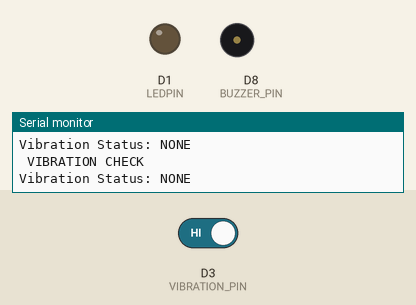
The sketch below on a simulated ESP8266 (NodeMCU). On the bench: output pins drawn as LEDs (lit = HIGH), buzzer (waves = sounding, pin HIGH), the last lines printed to the serial monitor. The test bench sets the inputs (shaded band); at power-on: D3 (VIBRATION_PIN) HIGH.

Above: at 1.8 s.
1.9 s: D3 (VIBRATION_PIN) driven LOW
At 2.3 s:
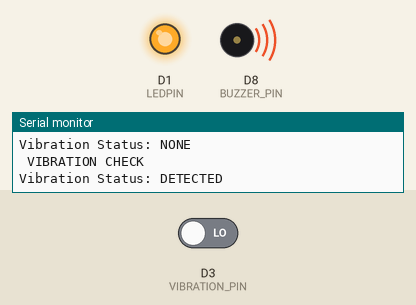
3.5 s: D3 (VIBRATION_PIN) driven HIGH
At 4.7 s:
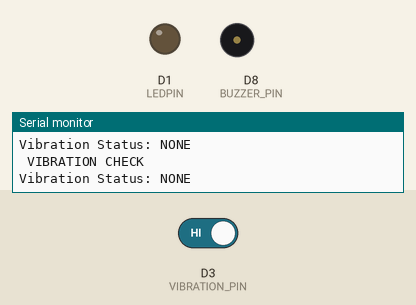
Timing chart, 0 to 6.5 s (numbered marks = the images above; inputs shaded):
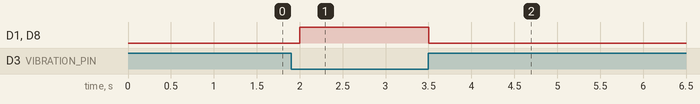

Measured:
- after the input at 1.9 s, D1 (LEDPIN), D8 (BUZZER_PIN): LOW → HIGH after 0.10 s
- after the input at 3.5 s, D1 (LEDPIN), D8 (BUZZER_PIN): HIGH → LOW at once

The sketch:

VibrationSensor.ino
```cpp
#include <DHT.h>

// Pin definitions
#define VIBRATION_PIN D3     // SW-420 digital output
#define LEDPIN D1            // LED
#define BUZZER_PIN D8        // Buzzer (optional)
#define DHTPIN D2
#define DHTTYPE DHT22

DHT dht(DHTPIN, DHTTYPE);  // Optional: still initialize in case of future use

void setup() {
  Serial.begin(115200);
  dht.begin();  // Optional init

  pinMode(VIBRATION_PIN, INPUT);
  pinMode(LEDPIN, OUTPUT);
  pinMode(BUZZER_PIN, OUTPUT);
}

void loop() {
  int vibrationState = digitalRead(VIBRATION_PIN);  // LOW = vibration detected

  Serial.println(" VIBRATION CHECK ");
  Serial.print("Vibration Status: ");
  Serial.println(vibrationState == LOW ? "DETECTED" : "NONE");

  if (vibrationState == LOW) {
    digitalWrite(LEDPIN, HIGH);
    digitalWrite(BUZZER_PIN, HIGH);
  } else {
    digitalWrite(LEDPIN, LOW);
    digitalWrite(BUZZER_PIN, LOW);
  }

  delay(500);  // Check every 0.5 seconds
}
```
